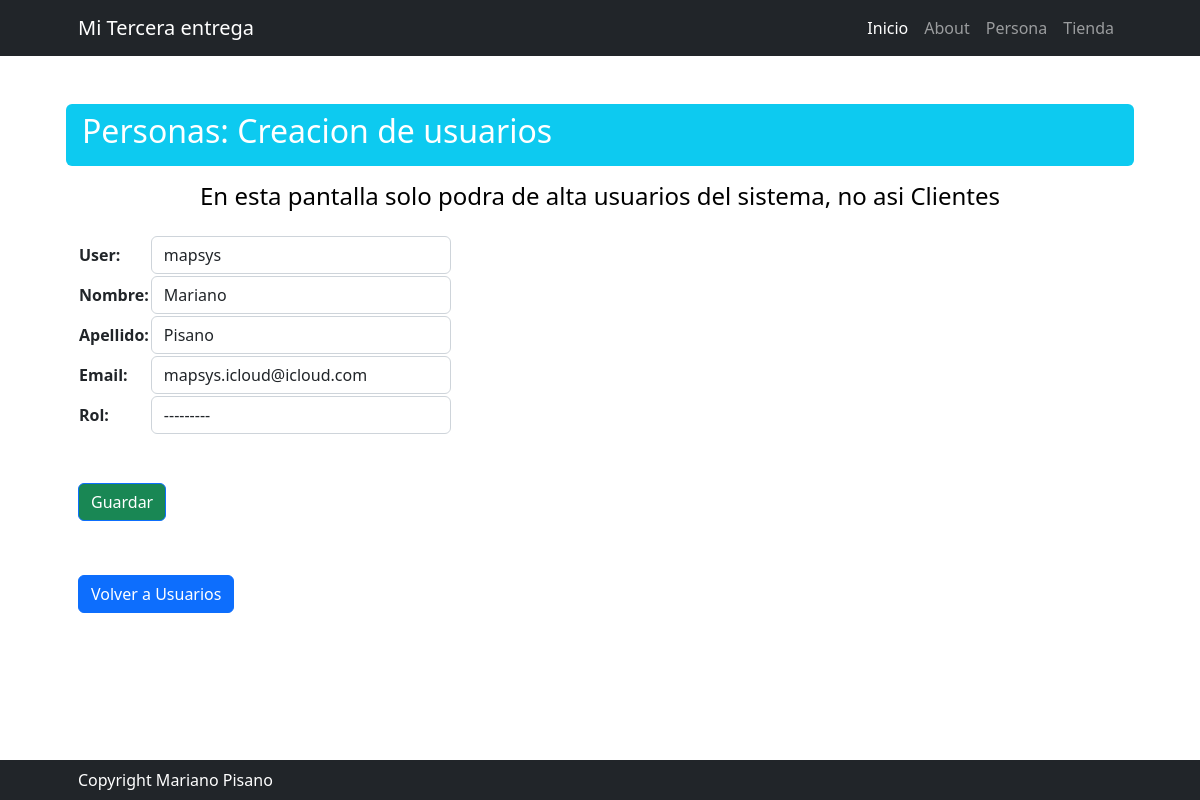
The app's page /persona/usuario/update/mapsys with its own data.
### persona/models.py (models this page shows, shortened)
class Usuario(models.Model):
    user = models.CharField(max_length=50, primary_key=True)
    nombre = models.CharField(max_length=50)
    apellido = models.CharField(max_length=50)
    email = models.EmailField()
    rol = models.ForeignKey(Rol, on_delete=models.SET_NULL, null=True, blank=True)

class Rol(models.Model):
    nombre = models.CharField(max_length=50, unique=True)
    descripcion = models.CharField(max_length=50, verbose_name="Descripción", null=True, blank=True)
    def __str__(self):
        return f"{self.nombre} - {self.descripcion}"
    class Meta:
        verbose_name_plural = "Roles"

### persona/views.py (the view)
# urls.py: path("usuario/update/<str:pk>", views.UsuarioUpdate.as_view(), name="usuario_update"),
class UsuarioUpdate(UpdateView):
    model = models.Usuario
    form_class = forms.UsuarioForm
    success_url = reverse_lazy("persona:usuario_list")

### persona/forms.py
class UsuarioForm(forms.ModelForm):
    def __init__(self, *args, **kwargs):
        super(UsuarioForm, self).__init__(*args, **kwargs)
        self.fields['rol'].queryset = models.Rol.objects.exclude(nombre="Cliente")
    class Meta:
        model = models.Usuario
        fields = "__all__"
        widgets = {
            "user": forms.TextInput(attrs={"class": "form-control"}),
            "nombre": forms.TextInput(attrs={"class": "form-control"}),
            "apellido": forms.TextInput(attrs={"class": "form-control"}),
            "email": forms.EmailInput(attrs={"class": "form-control"}),
            "rol": forms.Select(attrs={"class": "form-control", "style": "width: 300px;"}),
        }

### persona/templates/persona/usuario_form.html (shortened to what this page needs)
{% extends 'core/base.html' %}
{% block titulo %}
    Personas: Creacion de usuarios
{% endblock titulo %}
{% block Subtitulo %}
    En esta pantalla solo podra de alta usuarios del sistema, no asi Clientes
{% endblock Subtitulo %}
{% block contenido %}
    <form method="post">
        <table>
            {{ form.as_table }}
        </table>
        <button type="submit" class="btn btn-primary my-5 bg-success ">Guardar</button>
    </form>
    <div class="fs-3 pb-4">
        <a class="btn btn-primary " href="{% url 'persona:rol_list' %}">Volver a Usuarios</a>
    </div>
{% endblock contenido %}

### records on screen
Usuario: user "mapsys", nombre "Mariano", apellido "Pisano", email "mapsys.icloud@icloud.com", rol "---------"
